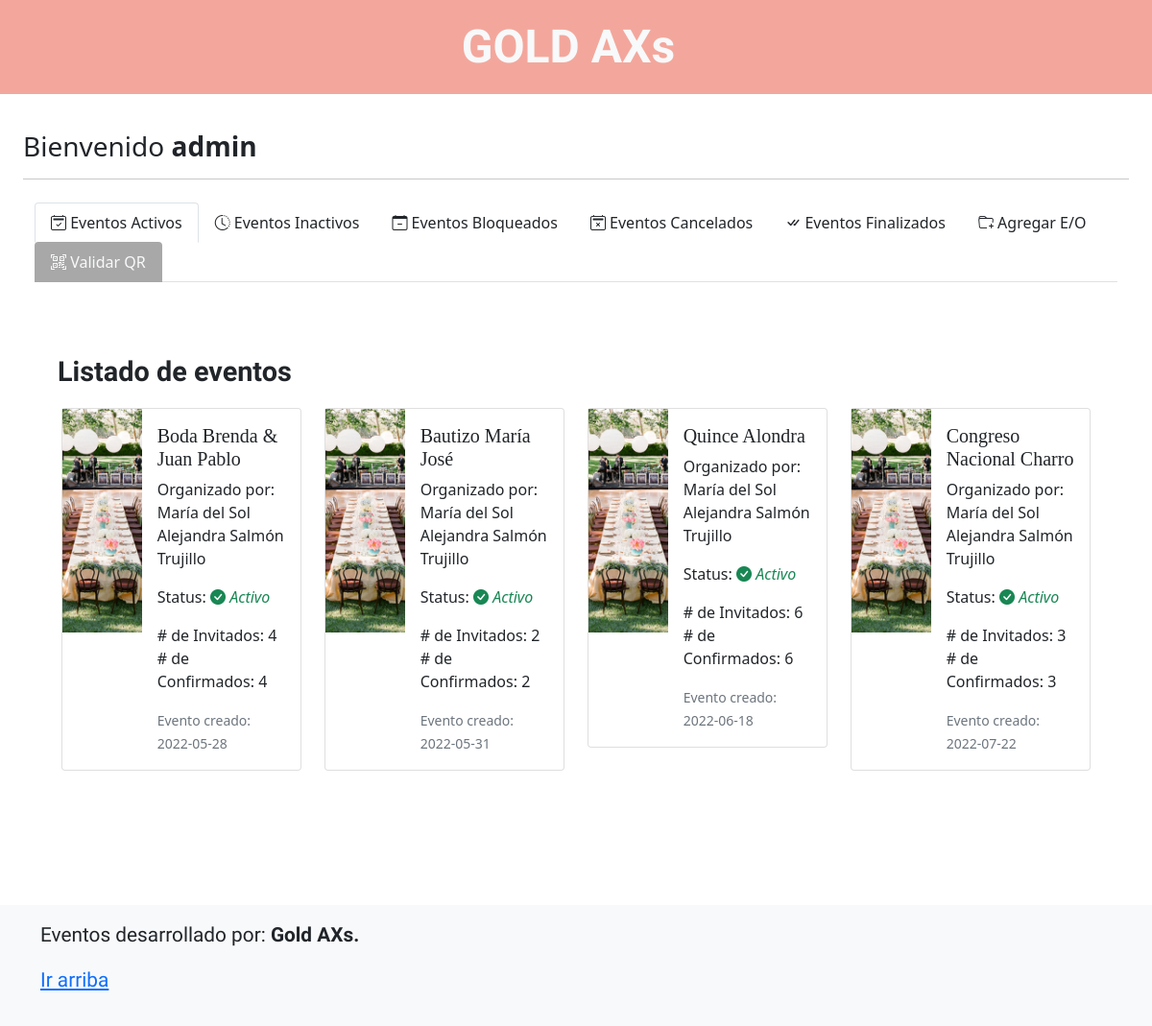
Page /index.php (signed in) on the earlier database version.
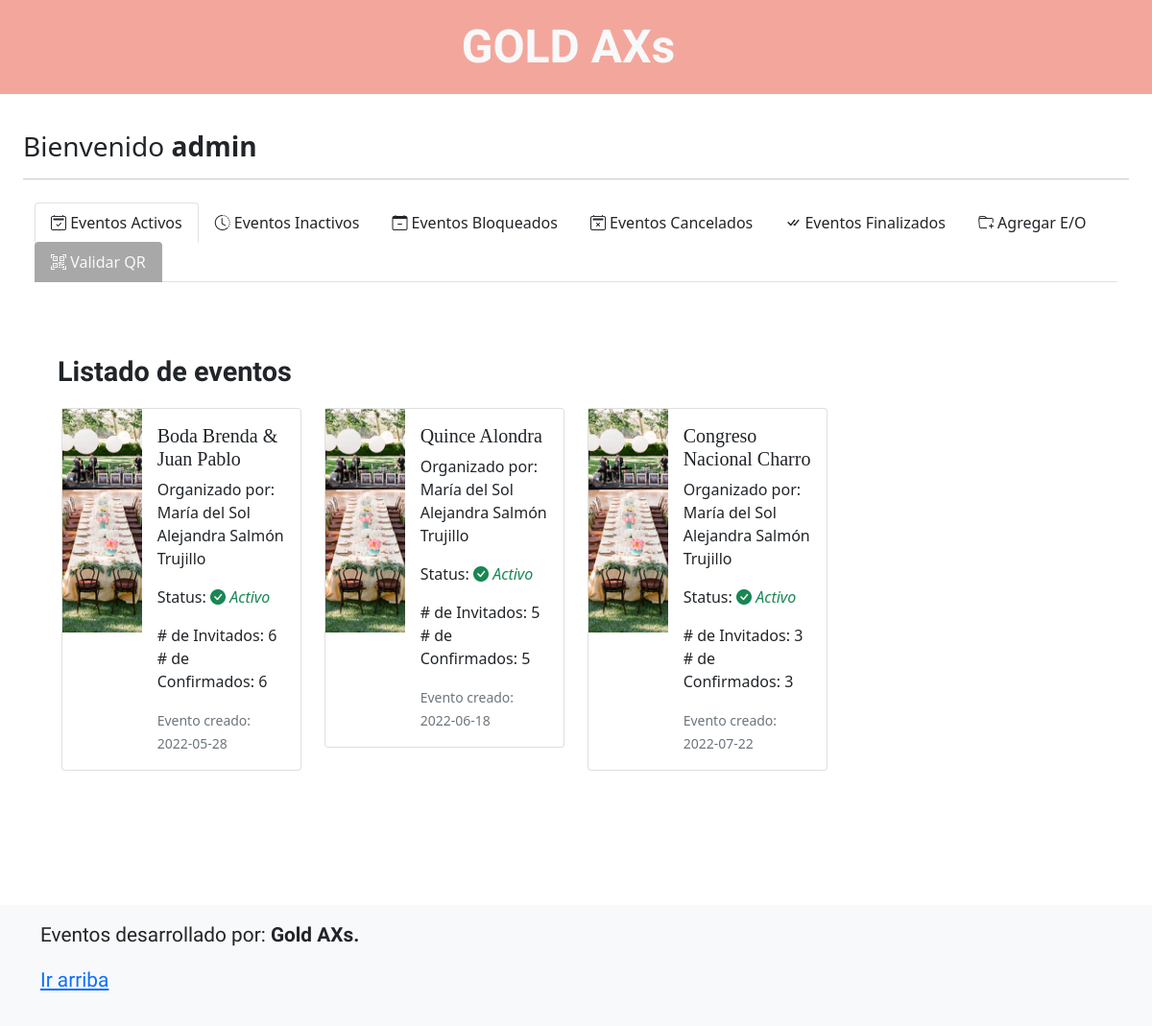
Same page on the later database version.
### tables this page shows
CREATE TABLE `eventos` (
  `id` int(11) NOT NULL,
  `nombre_e` varchar(50) NOT NULL,
  `tipo_e` int(11) NOT NULL,
  `no_invitados` int(11) NOT NULL,
  `no_confirmados` int(11) NOT NULL,
  `status_e` int(11) NOT NULL,
  `fecha_e` date NOT NULL,
  `id_organizador` int(11) NOT NULL
);

CREATE TABLE `organizadores` (
  `id` int(11) NOT NULL,
  `apellido_p` varchar(20) NOT NULL,
  `apellido_m` varchar(20) NOT NULL,
  `nombres` varchar(50) NOT NULL,
  `telefono` varchar(10) NOT NULL,
  `correo_e` varchar(50) NOT NULL,
  `rfc` varchar(13) NOT NULL,
  `razon_social` varchar(100) DEFAULT NULL
);

### prcd/query/qwery_eventos.php (called while the page is built, shortened)
<?php
$sqlEvent = "SELECT * FROM eventos WHERE id_organizador='$id' AND status_e = 1";
$sqlResultEvent = $conn->query($sqlEvent);
?>

### index.php (the view, shortened to what this page needs)
<?php
    $id = $_SESSION['id'];
    $nombre = $_SESSION['nombre'];
    include('prcd/qconn/qc.php');
?>
<!doctype html>
<html lang="es">
<head>
    <link rel="stylesheet" href="https://cdn.jsdelivr.net/npm/bootstrap-icons@1.8.1/font/bootstrap-icons.css">
    <link href="../assets/dist/css/bootstrap.min.css" rel="stylesheet">
    <link href="blog.css" rel="stylesheet">
    <link href="navbar-top-fixed.css" rel="stylesheet">
</head>
<nav class="navscroll navbar navbar-expand-md fixed-top" style="background-color:#f3a79c">
    <div class="container-fluid justify-content-center">
        <a class="navbar-brand text-light" style="font-size:3rem; font-family: 'Josefin Sans', sans-serif;" href="#"><strong>GOLD AXs </strong></a>
    </div>
</nav>
<body class="d-flex flex-column min-vh-100 mt-3">
    <main class="container-fluid w-100 mt-5 mb-5">
        <div class="container-fluid w-100 mb-3">
            <p class="h3">Bienvenido <strong><?php echo $nombre ?></strong></p>
            <hr>
            <nav class="navbar navbar-expand-md">
                <div class="container-fluid justify-content-center">
                    <div class="collapse navbar-collapse" id="navbarNav">
                        <ul class="nav nav-tabs">
                            <li class="nav-item">
                                <a class="nav-link text-dark active" aria-current="page" href="index.php"><i class="bi bi-calendar2-check"></i> Eventos Activos</a>
                            </li>
                            <li class="nav-item">
                                <a class="nav-link text-dark" href="e-inactivos.php"><i class="bi bi-clock-history"></i> Eventos Inactivos</a>
                            </li>
                            <li class="nav-item">
                                <a class="nav-link text-dark" href="e-bloqueados.php"><i class="bi bi-calendar-minus"></i> Eventos Bloqueados</a>
                            </li>
                            <li class="nav-item">
                                <a class="nav-link text-dark" href="e-cancelados.php"><i class="bi bi-calendar2-x"></i> Eventos Cancelados</a>
                            </li>
                            <li class="nav-item">
                                <a class="nav-link text-dark" href="e-finalizados.php"><i class="bi bi-check-all"></i> Eventos Finalizados</a>
                            </li>
                            <li class="nav-item">
                                <a class="nav-link text-dark" href="addnew.php"><i class="bi bi-folder-plus"></i> Agregar E/O</a>
                            </li>
                            <li class="nav-item">
                                <a href="qrvalidar.php" class="nav-link text-light" style="background-color: #A8A8A8"><i class="bi bi-qr-code-scan"></i> Validar QR</a>
                            </li>
                        </ul>
                    </div>
                </div>
            </nav>
        </div>
        <div class="p-4 p-md-5 mb-4 text-dark rounded">
            <div class="col-sm-6 px-0">
                <a style="font-size: 1.8rem; font-family: 'Josefin Sans', sans-serif;"><strong>Listado de
                        eventos</strong></a>
            </div>
            <div class="container-fluid rounded-3 p-1 mt-2">
                <div class="mt-1">
                    <div class="row">
                        <?php
                        include('prcd/query/qwery_eventos.php');
                        while ($rowSqlEvent = $sqlResultEvent->fetch_assoc()){
                            echo'
                            <div class="col-sm-3">
                                <a href="home_config.php?id='.$rowSqlEvent['id'].'" class="text-dark" style="text-decoration: none;">
                                <div class="card mb-3" style="max-width: 540px;">
                                    <div class="row g-0">
                                        <div class="col-sm-4">
                                            <img src="img/evento.png" style="width: 100%; height: 233px; object-fit: cover; object-position:center; background-repeat: no-repeat;" alt="...">
                                        </div>
                                        <div class="col-sm-8">
                                            <div class="card-body">
                                                <h5 class="card-title">'.$rowSqlEvent['nombre_e'].'</h5>';
                                                $idOrganizador = $rowSqlEvent['id_organizador'];
                                                $sqlOrganizador = "SELECT * FROM organizadores WHERE id = '$idOrganizador'";
                                                $sqlResultOrganizador = $conn->query($sqlOrganizador);
                                                $rowSqlOrganizador = $sqlResultOrganizador->fetch_assoc();
                                                echo '<p>Organizado por: '.$rowSqlOrganizador['nombres'].' '.$rowSqlOrganizador['apellido_p'].' '.$rowSqlOrganizador['apellido_m'].'</p>';
                                               if($rowSqlEvent['status_e'] == 1){
                                                    echo '<p class="card-text">Status: <i class="bi bi-check-circle-fill text-success"> Activo</i></p>';
                                                }
                                                else{
                                                    echo '<p class="card-text">Status: <i class="bi bi-check-circle-fill text-danger"> Inactivo</i></p>';
                                                }
                                                $idEvento = $rowSqlEvent['id'];
                                                $sqlContarEvento = "SELECT * FROM invitados WHERE id_evento = '$idEvento'";
                                                $sqlResultContarE = $conn->query($sqlContarEvento);
                                                $rowInvitado = $sqlResultContarE->num_rows;
                                                $sqlContarConfirmado = "SELECT * FROM invitados WHERE id_evento = '$idEvento' AND confirmacion = 1";
                                                $sqlResultContarConfirmado = $conn->query($sqlContarConfirmado);
                                                $rowConfirmado = $sqlResultContarConfirmado->num_rows;
                                                echo '<p class="card-text mt-0"># de Invitados: '.$rowInvitado.' <br># de Confirmados: '.$rowConfirmado.'</p>
                                                <p class="card-text"><small class="text-muted">Evento creado: '.$rowSqlEvent['fecha_e'].'</small></p>
                                            </div>
                                        </div>
                                    </div>
                                </div>
                                </a>
                            </div>';
                        }
                        ?>
                    </div>
                </div>
            </div>
        </div>
    </main>
    <footer class="footer mt-auto py-3 bg-light"
        style="font-size:1.3rem; font-family: 'Josefin Sans', sans-serif;">
        <div class="container">
            <p>Eventos desarrollado por: <strong>Gold AXs.</strong>
            </p>
            <p>
                <a href="#">Ir arriba</a>
            </p>
        </div>
    </footer>
</body>
</html>

### blog.css (style rules this page uses)
h1, h2, h3, h4, h5, h6 { font-family: "Playfair Display", Georgia, "Times New Roman", serif; }

### navbar-top-fixed.css (style rules this page uses)
body { min-height: 75rem; padding-top: 4.5rem; }

### index.php (style rules this page uses)
.navbar-brand { color: #7B8DAB; }
.navscroll { background-color: rgba(0, 0, 0, 0.9); color: yellow; transition: background-color 500ms, color 500ms; text-decoration: none; }

Differences in the rows shown:
no longer on this page (row edited): eventos: nombre_e "Bautizo María José", id_organizador.nombres "María del Sol Alejandra", id_organizador.apellido_p "Salmón", id_organizador.apellido_m "Trujillo", shows "Status:", status_e "Activo", rowInvitado "2", rowConfirmado "2", fecha_e "2022-05-31"
computed for eventos "Boda Brenda & Juan Pablo": rowInvitado "4" → "6"; rowConfirmado "4" → "6"
computed for eventos "Quince Alondra": rowInvitado "6" → "5"; rowConfirmado "6" → "5"
